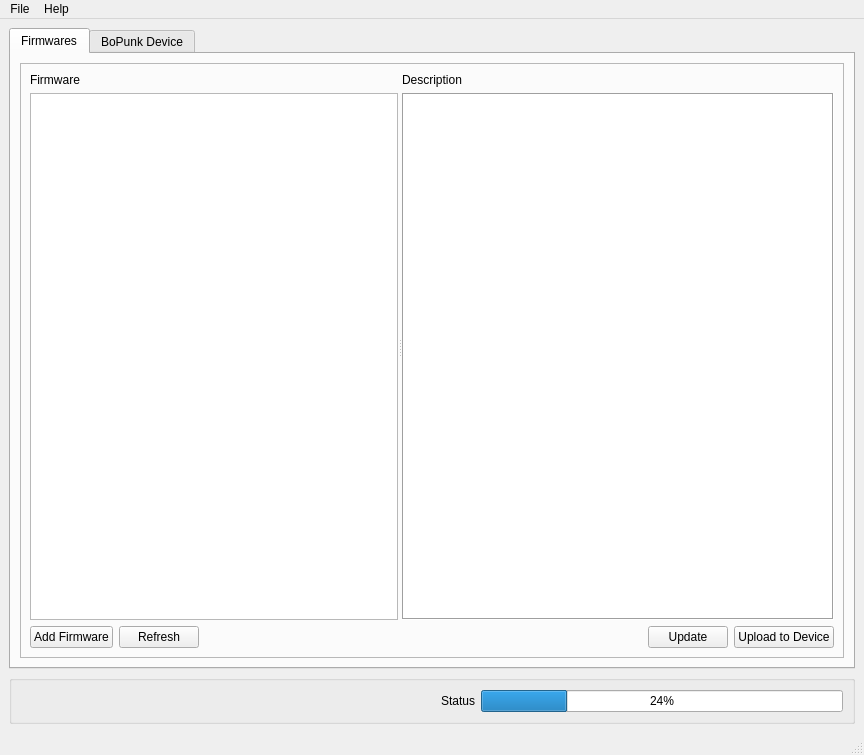
<ui version="4.0" >
 <class>MainWindow</class>
 <widget class="QMainWindow" name="MainWindow" >
  <property name="geometry" >
   <rect>
    <x>0</x>
    <y>0</y>
    <width>864</width>
    <height>755</height>
   </rect>
  </property>
  <property name="windowTitle" >
   <string>BoPunk</string>
  </property>
  <widget class="QWidget" name="centralwidget" >
   <layout class="QVBoxLayout" name="verticalLayout" >
    <item>
     <widget class="QTabWidget" name="tabs" >
      <property name="currentIndex" >
       <number>0</number>
      </property>
      <widget class="QWidget" name="downloadsTab" >
       <attribute name="title" >
        <string>Firmwares</string>
       </attribute>
       <layout class="QVBoxLayout" name="verticalLayout_2" >
        <item>
         <widget class="QFrame" name="frame" >
          <property name="frameShape" >
           <enum>QFrame::StyledPanel</enum>
          </property>
          <layout class="QVBoxLayout" name="verticalLayout_8" >
           <item>
            <widget class="QSplitter" name="splitter" >
             <property name="sizePolicy" >
              <sizepolicy vsizetype="Expanding" hsizetype="Expanding" >
               <horstretch>0</horstretch>
               <verstretch>0</verstretch>
              </sizepolicy>
             </property>
             <property name="frameShape" >
              <enum>QFrame::NoFrame</enum>
             </property>
             <property name="lineWidth" >
              <number>1</number>
             </property>
             <property name="midLineWidth" >
              <number>1</number>
             </property>
             <property name="orientation" >
              <enum>Qt::Horizontal</enum>
             </property>
             <property name="handleWidth" >
              <number>4</number>
             </property>
             <property name="childrenCollapsible" >
              <bool>false</bool>
             </property>
             <widget class="QWidget" name="layoutWidget" >
              <layout class="QVBoxLayout" name="verticalLayout_3" >
               <property name="spacing" >
                <number>-1</number>
               </property>
               <property name="sizeConstraint" >
                <enum>QLayout::SetDefaultConstraint</enum>
               </property>
               <item>
                <widget class="QLabel" name="label_9" >
                 <property name="baseSize" >
                  <size>
                   <width>0</width>
                   <height>0</height>
                  </size>
                 </property>
                 <property name="text" >
                  <string>Firmware</string>
                 </property>
                </widget>
               </item>
               <item>
                <widget class="QTableView" name="firmwareTable" >
                 <property name="sizePolicy" >
                  <sizepolicy vsizetype="Expanding" hsizetype="Expanding" >
                   <horstretch>0</horstretch>
                   <verstretch>0</verstretch>
                  </sizepolicy>
                 </property>
                 <property name="baseSize" >
                  <size>
                   <width>150</width>
                   <height>300</height>
                  </size>
                 </property>
                 <property name="showDropIndicator" stdset="0" >
                  <bool>false</bool>
                 </property>
                 <property name="alternatingRowColors" >
                  <bool>true</bool>
                 </property>
                 <property name="selectionBehavior" >
                  <enum>QAbstractItemView::SelectRows</enum>
                 </property>
                 <property name="showGrid" >
                  <bool>false</bool>
                 </property>
                 <property name="sortingEnabled" >
                  <bool>false</bool>
                 </property>
                 <property name="cornerButtonEnabled" >
                  <bool>false</bool>
                 </property>
                </widget>
               </item>
              </layout>
             </widget>
             <widget class="QWidget" name="layoutWidget" >
              <layout class="QVBoxLayout" name="verticalLayout_7" >
               <property name="spacing" >
                <number>-1</number>
               </property>
               <property name="sizeConstraint" >
                <enum>QLayout::SetDefaultConstraint</enum>
               </property>
               <item>
                <widget class="QLabel" name="label_26" >
                 <property name="text" >
                  <string>Description</string>
                 </property>
                </widget>
               </item>
               <item>
                <widget class="PTextBrowser" name="descriptionText" >
                 <property name="sizePolicy" >
                  <sizepolicy vsizetype="Expanding" hsizetype="Expanding" >
                   <horstretch>0</horstretch>
                   <verstretch>0</verstretch>
                  </sizepolicy>
                 </property>
                 <property name="minimumSize" >
                  <size>
                   <width>300</width>
                   <height>300</height>
                  </size>
                 </property>
                 <property name="frameShape" >
                  <enum>QFrame::Box</enum>
                 </property>
                </widget>
               </item>
              </layout>
             </widget>
            </widget>
           </item>
           <item>
            <layout class="QHBoxLayout" name="horizontalLayout_2" >
             <property name="sizeConstraint" >
              <enum>QLayout::SetMaximumSize</enum>
             </property>
             <item>
              <widget class="QPushButton" name="buttonAddFirmware" >
               <property name="text" >
                <string>Add Firmware</string>
               </property>
              </widget>
             </item>
             <item>
              <widget class="QPushButton" name="buttonRefresh" >
               <property name="text" >
                <string>Refresh</string>
               </property>
              </widget>
             </item>
             <item>
              <spacer name="horizontalSpacer_2" >
               <property name="orientation" >
                <enum>Qt::Horizontal</enum>
               </property>
               <property name="sizeHint" stdset="0" >
                <size>
                 <width>40</width>
                 <height>20</height>
                </size>
               </property>
              </spacer>
             </item>
             <item>
              <widget class="QPushButton" name="buttonUpdate" >
               <property name="text" >
                <string>Update</string>
               </property>
              </widget>
             </item>
             <item>
              <widget class="QPushButton" name="buttonUpload" >
               <property name="text" >
                <string>Upload to Device</string>
               </property>
              </widget>
             </item>
            </layout>
           </item>
          </layout>
         </widget>
        </item>
       </layout>
      </widget>
      <widget class="QWidget" name="firmwareTab" >
       <attribute name="title" >
        <string>BoPunk Device</string>
       </attribute>
       <layout class="QGridLayout" name="gridLayout" >
        <item row="4" column="0" >
         <widget class="QGroupBox" name="groupBox_2" >
          <property name="sizePolicy" >
           <sizepolicy vsizetype="Expanding" hsizetype="Preferred" >
            <horstretch>0</horstretch>
            <verstretch>0</verstretch>
           </sizepolicy>
          </property>
          <property name="title" >
           <string>Device Firmware Variables</string>
          </property>
          <property name="flat" >
           <bool>true</bool>
          </property>
          <layout class="QVBoxLayout" name="verticalLayout_5" >
           <property name="sizeConstraint" >
            <enum>QLayout::SetDefaultConstraint</enum>
           </property>
           <item>
            <widget class="QScrollArea" name="varScrollArea" >
             <property name="horizontalScrollBarPolicy" >
              <enum>Qt::ScrollBarAlwaysOff</enum>
             </property>
             <property name="widgetResizable" >
              <bool>true</bool>
             </property>
             <widget class="QWidget" name="varWidget" >
              <property name="geometry" >
               <rect>
                <x>0</x>
                <y>0</y>
                <width>760</width>
                <height>365</height>
               </rect>
              </property>
              <layout class="QGridLayout" name="gridLayout_2" >
               <item row="0" column="0" >
                <layout class="QVBoxLayout" name="varLayout" >
                 <property name="spacing" >
                  <number>10</number>
                 </property>
                 <property name="sizeConstraint" >
                  <enum>QLayout::SetMinimumSize</enum>
                 </property>
                </layout>
               </item>
               <item row="0" column="1" >
                <spacer name="hSpacer" >
                 <property name="orientation" >
                  <enum>Qt::Horizontal</enum>
                 </property>
                 <property name="sizeHint" stdset="0" >
                  <size>
                   <width>40</width>
                   <height>20</height>
                  </size>
                 </property>
                </spacer>
               </item>
               <item row="1" column="0" >
                <spacer name="verticalSpacer" >
                 <property name="orientation" >
                  <enum>Qt::Vertical</enum>
                 </property>
                 <property name="sizeHint" stdset="0" >
                  <size>
                   <width>20</width>
                   <height>40</height>
                  </size>
                 </property>
                </spacer>
               </item>
              </layout>
             </widget>
            </widget>
           </item>
           <item>
            <layout class="QHBoxLayout" name="horizontalLayout_3" >
             <item>
              <spacer name="horizontalSpacer_3" >
               <property name="orientation" >
                <enum>Qt::Horizontal</enum>
               </property>
               <property name="sizeHint" stdset="0" >
                <size>
                 <width>40</width>
                 <height>20</height>
                </size>
               </property>
              </spacer>
             </item>
             <item>
              <widget class="QPushButton" name="buttonVarsRestore" >
               <property name="text" >
                <string>&amp;Restore Defaults</string>
               </property>
               <property name="flat" >
                <bool>false</bool>
               </property>
              </widget>
             </item>
            </layout>
           </item>
          </layout>
         </widget>
        </item>
        <item row="2" column="0" >
         <widget class="QGroupBox" name="groupBox_3" >
          <property name="enabled" >
           <bool>true</bool>
          </property>
          <property name="autoFillBackground" >
           <bool>false</bool>
          </property>
          <property name="title" >
           <string>Device Firmware Information</string>
          </property>
          <property name="alignment" >
           <set>Qt::AlignLeading|Qt::AlignLeft|Qt::AlignVCenter</set>
          </property>
          <property name="flat" >
           <bool>true</bool>
          </property>
          <property name="checkable" >
           <bool>false</bool>
          </property>
          <layout class="QGridLayout" name="gridLayout_3" >
           <property name="leftMargin" >
            <number>8</number>
           </property>
           <property name="bottomMargin" >
            <number>12</number>
           </property>
           <property name="verticalSpacing" >
            <number>0</number>
           </property>
           <item row="0" column="0" >
            <widget class="QLabel" name="label_3" >
             <property name="text" >
              <string>Firmware Title:</string>
             </property>
            </widget>
           </item>
           <item row="0" column="1" >
            <widget class="QLabel" name="d_title" >
             <property name="text" >
              <string>TextLabel</string>
             </property>
            </widget>
           </item>
           <item row="1" column="0" >
            <widget class="QLabel" name="label_4" >
             <property name="text" >
              <string>Firmware ID:</string>
             </property>
            </widget>
           </item>
           <item row="1" column="1" >
            <widget class="QLabel" name="d_id" >
             <property name="text" >
              <string>TextLabel</string>
             </property>
            </widget>
           </item>
           <item row="1" column="2" >
            <spacer name="horizontalSpacer_4" >
             <property name="orientation" >
              <enum>Qt::Horizontal</enum>
             </property>
             <property name="sizeHint" stdset="0" >
              <size>
               <width>40</width>
               <height>20</height>
              </size>
             </property>
            </spacer>
           </item>
           <item row="2" column="0" >
            <widget class="QLabel" name="label" >
             <property name="text" >
              <string>Firmware Protocol:</string>
             </property>
            </widget>
           </item>
           <item row="2" column="1" >
            <widget class="QLabel" name="d_protocol" >
             <property name="text" >
              <string>TextLabel</string>
             </property>
            </widget>
           </item>
           <item row="2" column="3" >
            <widget class="QPushButton" name="buttonFirmConnect" >
             <property name="text" >
              <string>&amp;Connect</string>
             </property>
            </widget>
           </item>
           <item row="1" column="3" >
            <widget class="QPushButton" name="buttonFirmRefresh" >
             <property name="text" >
              <string>Refresh</string>
             </property>
            </widget>
           </item>
           <item row="0" column="3" >
            <widget class="QPushButton" name="buttonFirmDump" >
             <property name="text" >
              <string>Dump</string>
             </property>
            </widget>
           </item>
          </layout>
         </widget>
        </item>
       </layout>
      </widget>
     </widget>
    </item>
    <item>
     <widget class="QGroupBox" name="groupBox" >
      <property name="title" >
       <string/>
      </property>
      <layout class="QHBoxLayout" name="horizontalLayout" >
       <item>
        <spacer name="horizontalSpacer" >
         <property name="orientation" >
          <enum>Qt::Horizontal</enum>
         </property>
         <property name="sizeHint" stdset="0" >
          <size>
           <width>420</width>
           <height>20</height>
          </size>
         </property>
        </spacer>
       </item>
       <item>
        <widget class="QLabel" name="progressLabel" >
         <property name="text" >
          <string>Status</string>
         </property>
        </widget>
       </item>
       <item>
        <widget class="QProgressBar" name="progressBar" >
         <property name="value" >
          <number>24</number>
         </property>
        </widget>
       </item>
      </layout>
      <zorder>progressBar</zorder>
      <zorder>progressLabel</zorder>
      <zorder>horizontalSpacer</zorder>
     </widget>
    </item>
   </layout>
   <zorder>groupBox</zorder>
   <zorder>tabs</zorder>
  </widget>
  <widget class="QStatusBar" name="statusbar" />
  <widget class="QMenuBar" name="menubar" >
   <property name="geometry" >
    <rect>
     <x>0</x>
     <y>0</y>
     <width>864</width>
     <height>22</height>
    </rect>
   </property>
   <property name="autoFillBackground" >
    <bool>false</bool>
   </property>
   <widget class="QMenu" name="menuFile" >
    <property name="title" >
     <string>File</string>
    </property>
    <addaction name="actionPreferences" />
    <addaction name="actionUpload" />
    <addaction name="actionDownload" />
    <addaction name="separator" />
    <addaction name="actionExit" />
    <addaction name="separator" />
   </widget>
   <widget class="QMenu" name="menuHelp" >
    <property name="title" >
     <string>Help</string>
    </property>
    <addaction name="actionAbout" />
    <addaction name="separator" />
   </widget>
   <addaction name="menuFile" />
   <addaction name="menuHelp" />
  </widget>
  <action name="actionUpload" >
   <property name="text" >
    <string>&amp;Upload</string>
   </property>
  </action>
  <action name="actionDownload" >
   <property name="text" >
    <string>&amp;Download</string>
   </property>
  </action>
  <action name="actionExit" >
   <property name="text" >
    <string>&amp;Exit</string>
   </property>
  </action>
  <action name="actionAbout" >
   <property name="text" >
    <string>&amp;About BoPunk</string>
   </property>
  </action>
  <action name="actionPreferences" >
   <property name="text" >
    <string>Preferences</string>
   </property>
  </action>
 </widget>
 <customwidgets>
  <customwidget>
   <class>PTextBrowser</class>
   <extends>QTextBrowser</extends>
   <header>BoPunk.ptextbrowser.h</header>
  </customwidget>
 </customwidgets>
 <resources/>
 <connections/>
</ui>
